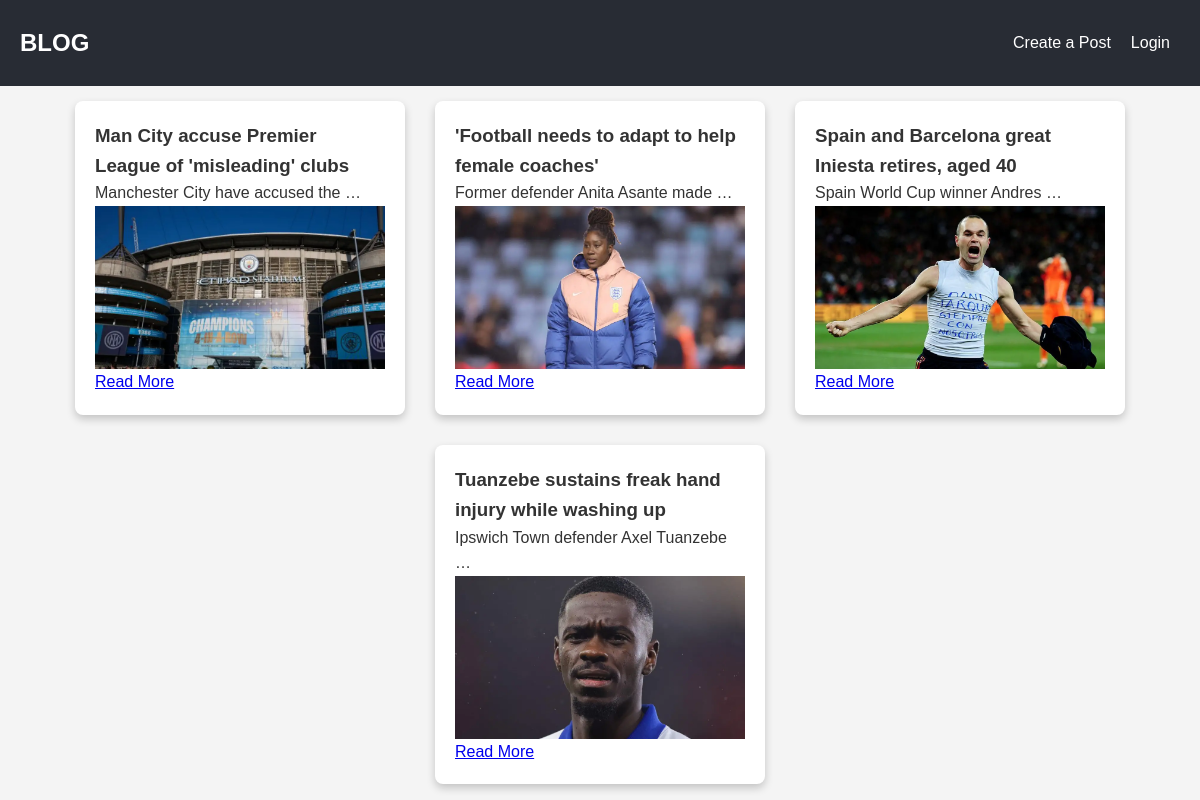
The page / on the database its author committed.
### blog/models.py (models this page shows, shortened)
class Post(models.Model):
    title = models.CharField(max_length=255)
    content = models.TextField()
    created_at = models.DateTimeField(auto_now_add=True)
    author = models.ForeignKey(User, on_delete=models.CASCADE)
    image = models.ImageField(upload_to='images/', blank=True, null=True)

### blog/views.py (the view)
# urls.py: 2. Add a URL to urlpatterns:  path('', views.home, name='home')
def home(request):
    posts = Post.objects.all()
    return render(request, 'home.html', {'posts': posts})

### templates/home.html (shortened to what this page needs)
<!DOCTYPE html>
<html lang="en">
  <head>
    {% load static %}
    <link
      rel="stylesheet"
      href="{% static 'css/home.css' %}"
    />
  </head>
  <body>
    <header class="header">
      <nav class="nav">
        <a
          class="nav__logo"
          href="#"
          >BLOG</a
        >
        <div class="nav__links">
          <a
            class="nav__link nav__link--create"
            href="{% url 'create_post' %}"
            >Create a Post</a
          >
          {% if user.is_authenticated %}
          <a
            class="nav__link"
            href="{% url 'profile' user.username %}"
            >Profile</a
          >
          <a
            class="nav__link nav__out"
            href="{% url 'logout' %}"
            >Logout</a
          >
          {% else %}
          <a
            class="nav__link"
            href="{% url 'login' %}"
            >Login</a
          >
          {% endif %}
        </div>
      </nav>
    </header>
    <div class="post-list">
      {% for post in posts %}
      <div class="post">
        <h3>{{ post.title }}</h3>
        <p>{{ post.content|truncatewords:5 }}</p>
        {% if post.image %}
        <img
          src="{{ post.image.url }}"
          alt="{{ post.title }}"
        />
        {% endif %}
        <div class="post-footer">
          <a href="{% url 'post_detail' post.pk %}">Read More</a>
        </div>
      </div>
      {% endfor %}
    </div>
  </body>
</html>

### static/css/home.css (style rules this page uses)
* { margin: 0; padding: 0; box-sizing: border-box; }
body { font-family: 'Arial', sans-serif; line-height: 1.6; background-color: #f4f4f4; color: #333; }
.header { background-color: #282c34; padding: 20px; }
.nav { display: flex; justify-content: space-between; align-items: center; }
.nav__logo { font-size: 24px; font-weight: bold; color: #ffffff; text-decoration: none; }
.nav__links { display: flex; align-items: center; }
.nav__link { color: #ffffff; text-decoration: none; padding: 10px; transition: background-color 0.3s ease; }
.post-list { display: flex; flex-wrap: wrap; justify-content: center; max-width: 1200px; margin: 0 auto; }
.post { background: #ffffff; border-radius: 8px; margin: 15px; padding: 20px; box-shadow: 0 4px 8px rgba(0, 0, 0, 0.2); flex: 1 1 calc(30% - 30px); max-width: calc(30% - 30px); display: flex; flex-direction: column; }

### rows shown on the page
Post: title "Man City accuse Premier League of 'misleading' clubs", content "Manchester City have accused the …", image (picture)
Post: title "'Football needs to adapt to help female coaches'", content "Former defender Anita Asante made …", image (picture)
Post: title "Spain and Barcelona great Iniesta retires, aged 40", content "Spain World Cup winner Andres …", image (picture)
Post: title "Tuanzebe sustains freak hand injury while washing up", content "Ipswich Town defender Axel Tuanzebe …", image (picture)
